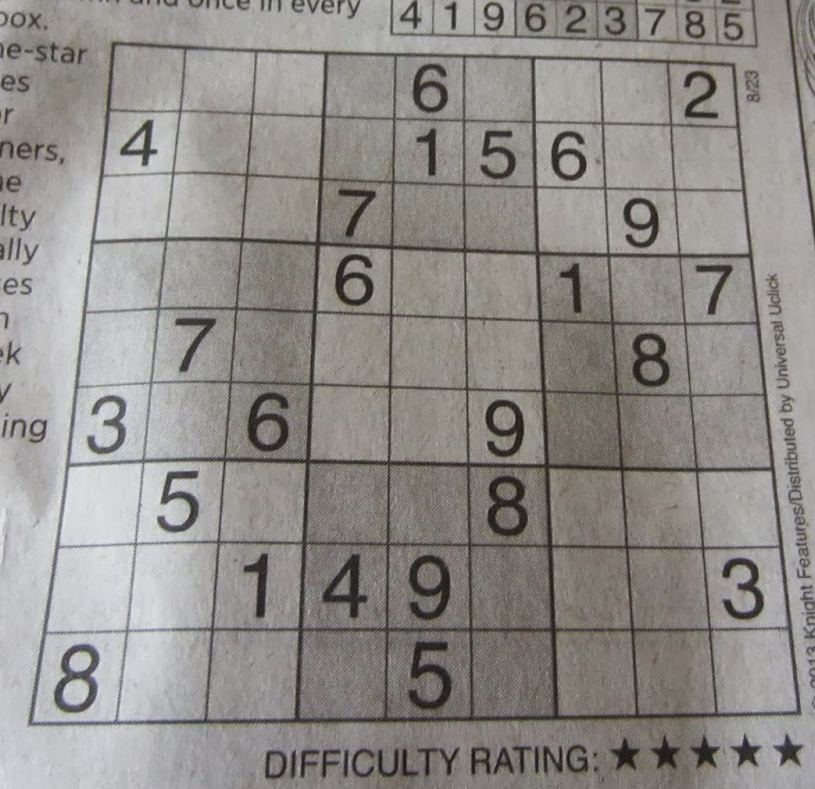
#> input picture MasterOpenCV_Alberto/7/sudoku.png, 815 x 789 px
$ python thresholding_example.py
#> lines starting #> are read from the running program, lines starting #| are printed output that depends on the picture; after the words box and inside, x2 and y2 are one past the last pixel; in counts of white or black regions, pixels touching at a corner belong together
"""
Simple thresholding applied to a real image
"""

# Import required packages:
import cv2
from matplotlib import pyplot as plt


def show_img_with_matplotlib(color_img, title, pos):
    """Shows an image using matplotlib capabilities"""

    # Convert BGR image to RGB
    img_RGB = color_img[:, :, ::-1]

    ax = plt.subplot(3, 3, pos)
    plt.imshow(img_RGB)
    plt.title(title)
    plt.axis('off')


# Create the dimensions of the figure and set title and color:
fig = plt.figure(figsize=(9, 9))
plt.suptitle("Thresholding example", fontsize=14, fontweight='bold')
fig.patch.set_facecolor('silver')

# Load the image and convert it to grayscale:
image = cv2.imread('sudoku.png')
#> image is the input picture: shape (789, 815, 3); mean B, G, R 136.9, 140.8, 143.8
gray_image = cv2.cvtColor(image, cv2.COLOR_BGR2GRAY)

# Plot the grayscale image:
show_img_with_matplotlib(cv2.cvtColor(gray_image, cv2.COLOR_GRAY2BGR), "img", 1)

# Apply cv2.threshold() with different thresholding values:
ret1, thresh1 = cv2.threshold(gray_image, 60, 255, cv2.THRESH_BINARY)
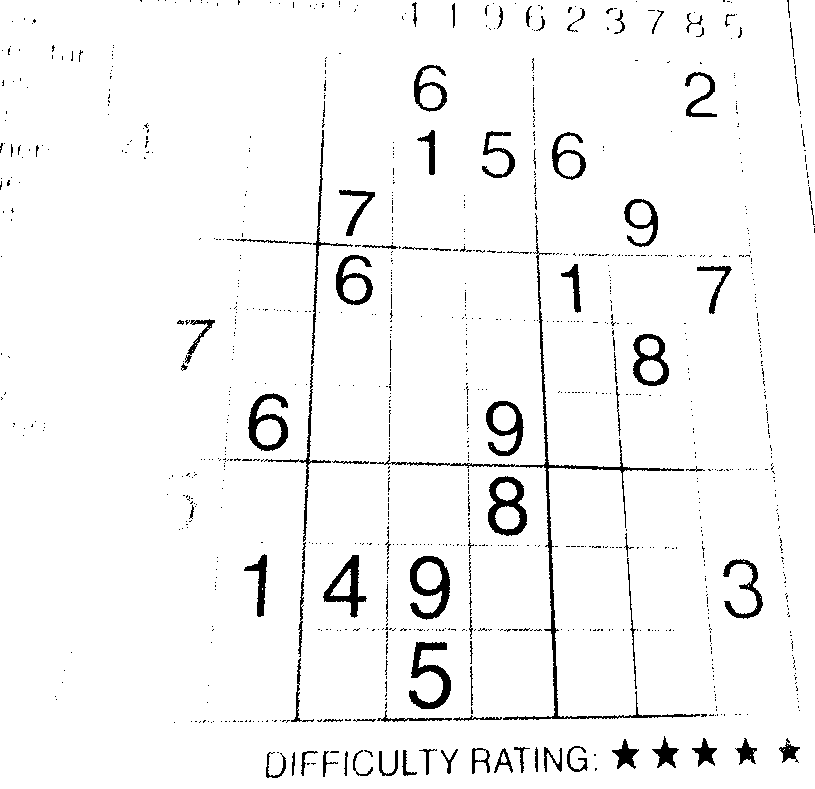
#> thresh1: shape (789, 815); 95.9% white; 1037 black regions (941 under 20 px), largest, box (x1, y1, x2, y2) and area: (370, 225, 700, 720) 2880, (409, 642, 451, 709) 1125, (410, 556, 450, 620) 1117
ret2, thresh2 = cv2.threshold(gray_image, 70, 255, cv2.THRESH_BINARY)
#> thresh2: shape (789, 815); 94.4% white; 1033 black regions (909 under 20 px), largest, box (x1, y1, x2, y2) and area: (217, 53, 733, 723) 9962, (409, 642, 452, 710) 1245, (409, 555, 450, 620) 1205
ret3, thresh3 = cv2.threshold(gray_image, 80, 255, cv2.THRESH_BINARY)
#> thresh3: shape (789, 815); 92.7% white; 799 black regions (679 under 20 px), largest, box (x1, y1, x2, y2) and area: (185, 52, 800, 724) 18112, (408, 641, 452, 711) 1366, (409, 555, 450, 620) 1328
ret4, thresh4 = cv2.threshold(gray_image, 90, 255, cv2.THRESH_BINARY)
#> thresh4: shape (789, 815); 90.8% white; 856 black regions (729 under 20 px), largest, box (x1, y1, x2, y2) and area: (170, 50, 801, 724) 25157, (407, 639, 453, 715) 1528, (409, 554, 451, 622) 1428
ret5, thresh5 = cv2.threshold(gray_image, 100, 255, cv2.THRESH_BINARY)
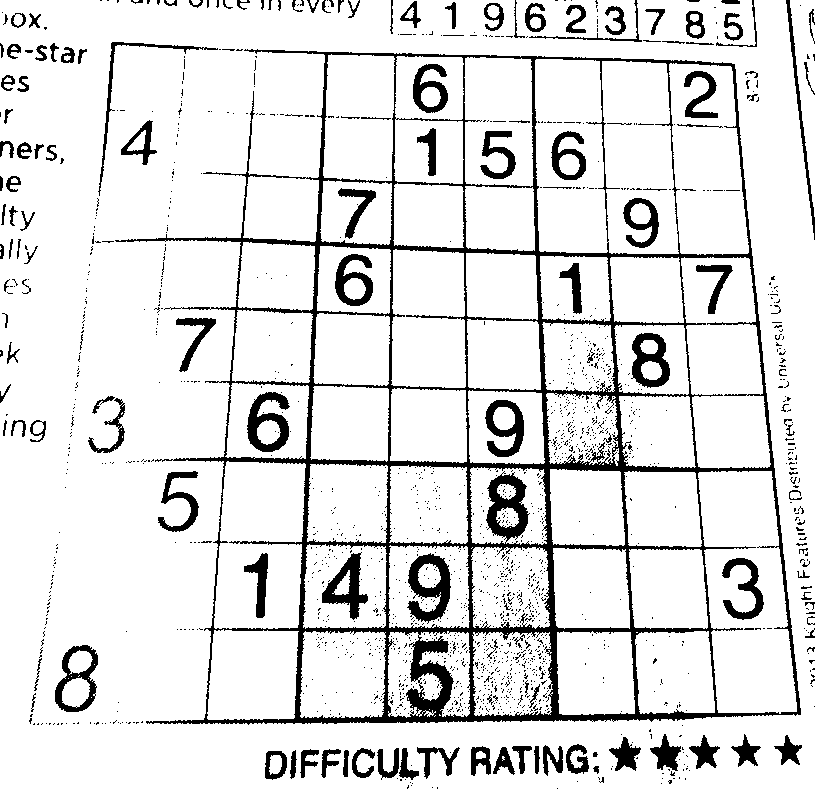
#> thresh5: shape (789, 815); 88.2% white; 1799 black regions (1649 under 20 px), largest, box (x1, y1, x2, y2) and area: (115, 49, 801, 725) 38331, (407, 553, 451, 624) 1588, (247, 392, 290, 452) 1304
ret6, thresh6 = cv2.threshold(gray_image, 110, 255, cv2.THRESH_BINARY)
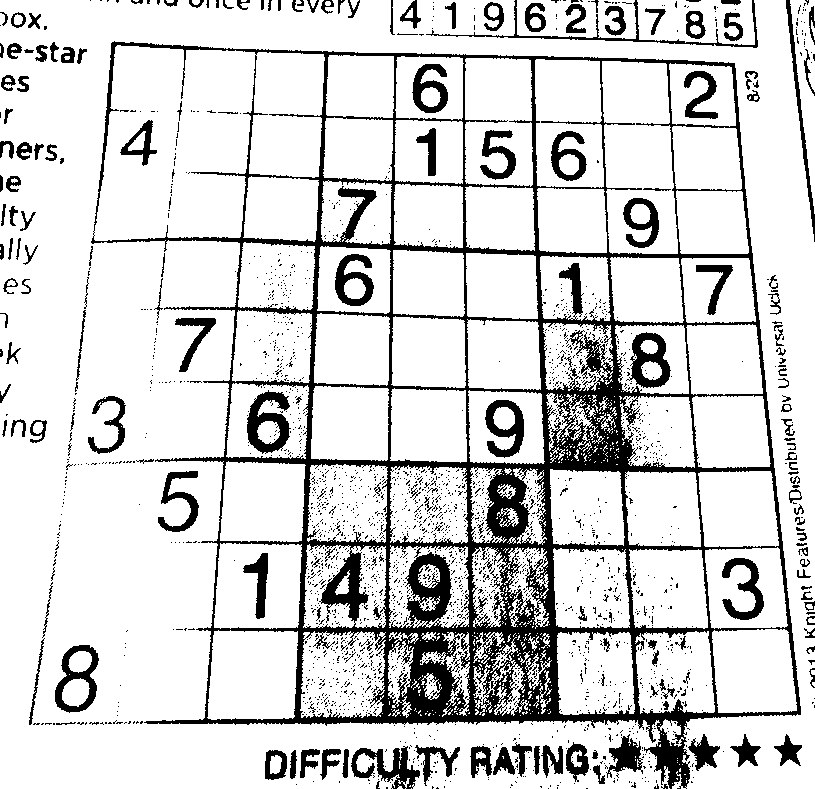
#> thresh6: shape (789, 815); 83.3% white; 2496 black regions (2308 under 20 px), largest, box (x1, y1, x2, y2) and area: (91, 41, 801, 789) 66438, (247, 390, 291, 454) 1451, (351, 746, 420, 789) 1268
ret7, thresh7 = cv2.threshold(gray_image, 120, 255, cv2.THRESH_BINARY)
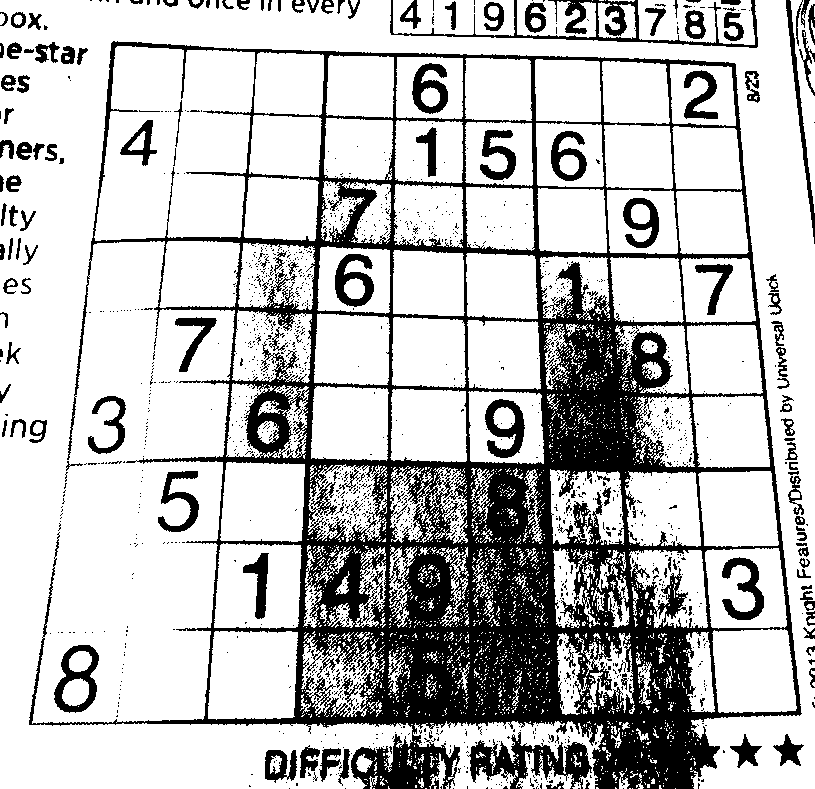
#> thresh7: shape (789, 815); 74.7% white; 1643 black regions (1488 under 20 px), largest, box (x1, y1, x2, y2) and area: (29, 41, 802, 789) 124586, (467, 732, 592, 789) 3102, (390, 0, 758, 48) 2751
ret8, thresh8 = cv2.threshold(gray_image, 130, 255, cv2.THRESH_BINARY)
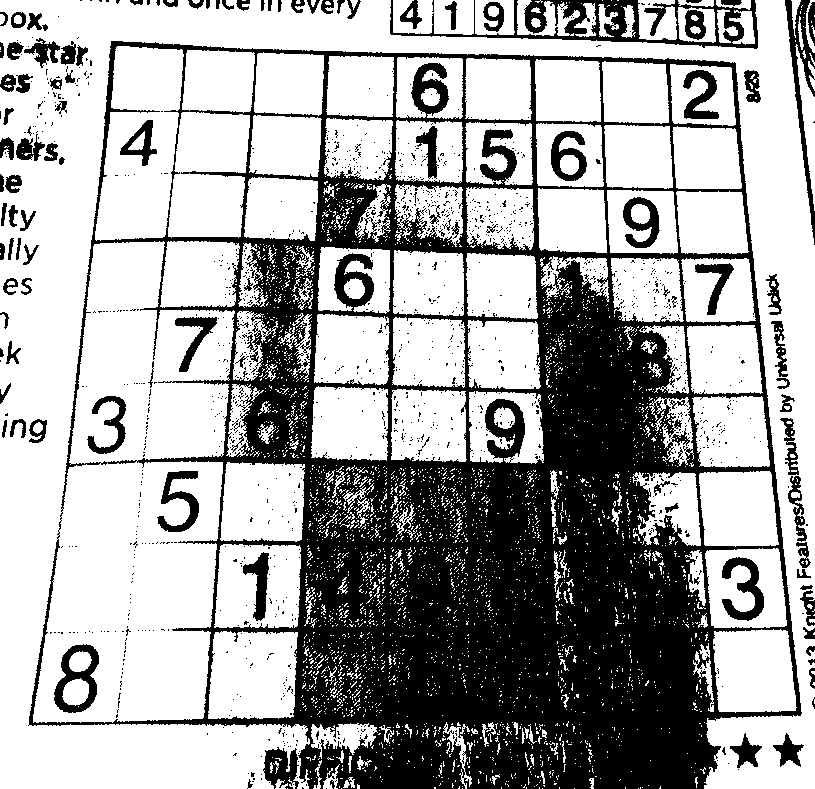
#> thresh8: shape (789, 815); 65% white; 1453 black regions (1340 under 20 px), largest, box (x1, y1, x2, y2) and area: (28, 41, 802, 789) 191227, (390, 0, 758, 49) 5047, (785, 0, 815, 245) 1859

# Plot all the thresholded images:
show_img_with_matplotlib(cv2.cvtColor(thresh1, cv2.COLOR_GRAY2BGR), "threshold = 60", 2)
show_img_with_matplotlib(cv2.cvtColor(thresh2, cv2.COLOR_GRAY2BGR), "threshold = 70", 3)
show_img_with_matplotlib(cv2.cvtColor(thresh3, cv2.COLOR_GRAY2BGR), "threshold = 80", 4)
show_img_with_matplotlib(cv2.cvtColor(thresh4, cv2.COLOR_GRAY2BGR), "threshold = 90", 5)
show_img_with_matplotlib(cv2.cvtColor(thresh5, cv2.COLOR_GRAY2BGR), "threshold = 100", 6)
show_img_with_matplotlib(cv2.cvtColor(thresh6, cv2.COLOR_GRAY2BGR), "threshold = 110", 7)
show_img_with_matplotlib(cv2.cvtColor(thresh7, cv2.COLOR_GRAY2BGR), "threshold = 120", 8)
show_img_with_matplotlib(cv2.cvtColor(thresh8, cv2.COLOR_GRAY2BGR), "threshold = 130", 9)

# Show the Figure:
plt.show()

$ run again, with MasterOpenCV_Alberto/7/leaf-noise.png copied over MasterOpenCV_Alberto/7/sudoku.png
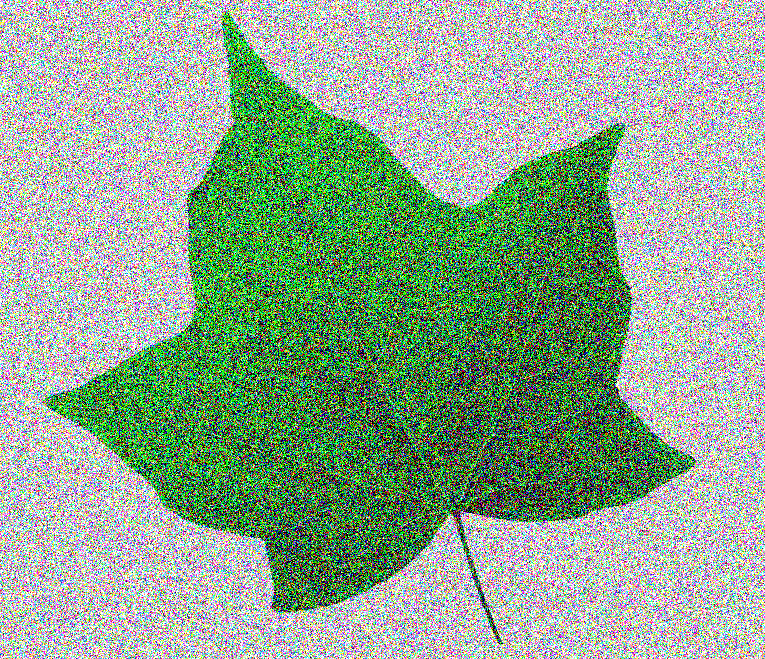
#> input picture MasterOpenCV_Alberto/7/leaf-noise.png, 765 x 659 px
#> image is the input picture: shape (659, 765, 3); mean B, G, R 143.7, 166.8, 143.8
#> `ret1, thresh1 = cv2.threshold(gray_image, 60, 255, cv2.THRESH_BINARY)`:
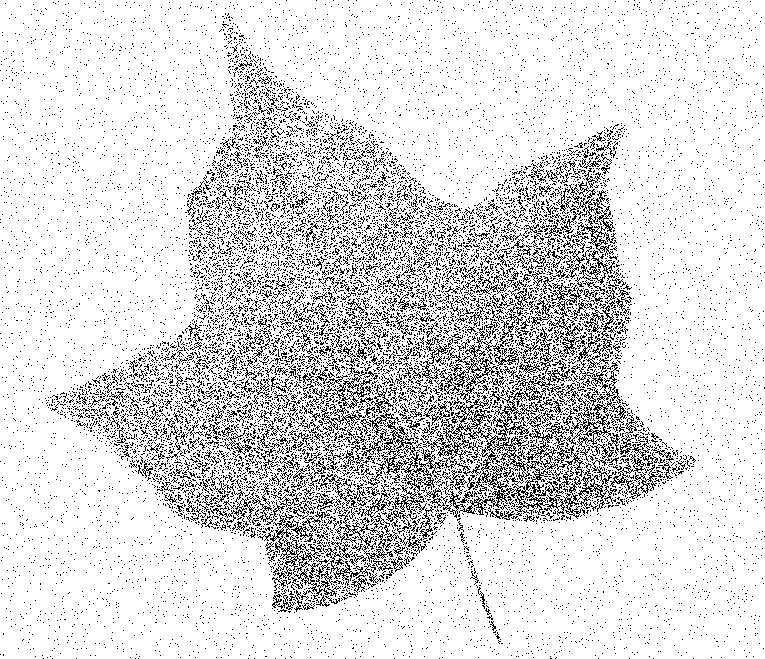
#> thresh1: shape (659, 765); 86.5% white; black in thin lines or dots
#> thresh2: shape (659, 765); 84.1% white; black in thin lines or dots
#> thresh3: shape (659, 765); 81.6% white; black in thin lines or dots
#> thresh4: shape (659, 765); 79.2% white; black in thin lines or dots
#> thresh5: shape (659, 765); 76.4% white; black in thin lines or dots
#> thresh6: shape (659, 765); 73.3% white; black in thin lines or dots
#> thresh7: shape (659, 765); 70% white; black in thin lines or dots
#> `ret8, thresh8 = cv2.threshold(gray_image, 130, 255, cv2.THRESH_BINARY)`:
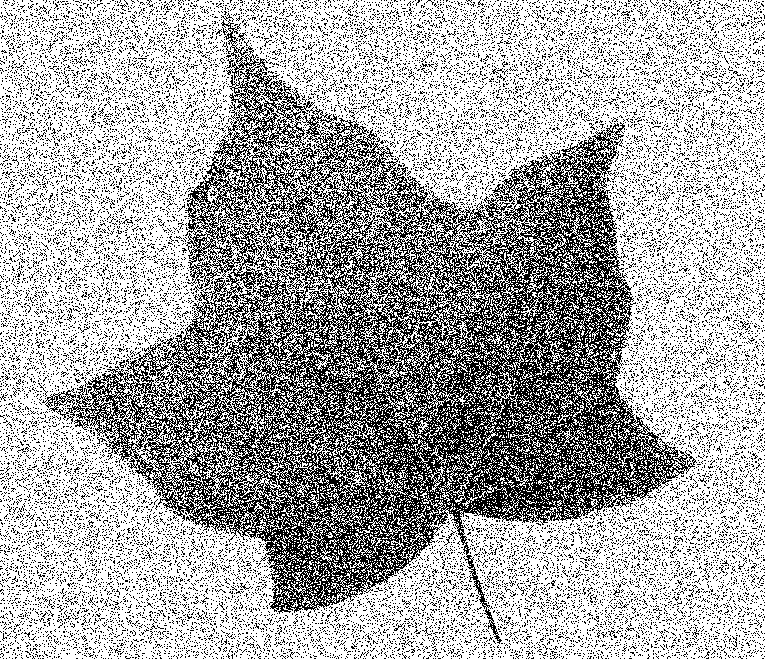
#> thresh8: shape (659, 765); 66.7% white; black in thin lines or dots
#> img_RGB: shape (659, 765, 3); 86.5% white; black in thin lines or dots
#> img_RGB: shape (659, 765, 3); 84.1% white; black in thin lines or dots
#> img_RGB: shape (659, 765, 3); 81.6% white; black in thin lines or dots
#> img_RGB: shape (659, 765, 3); 79.2% white; black in thin lines or dots
#> img_RGB: shape (659, 765, 3); 76.4% white; black in thin lines or dots
#> img_RGB: shape (659, 765, 3); 73.3% white; black in thin lines or dots
#> img_RGB: shape (659, 765, 3); 70% white; black in thin lines or dots
#> img_RGB: shape (659, 765, 3); 66.7% white; black in thin lines or dots
